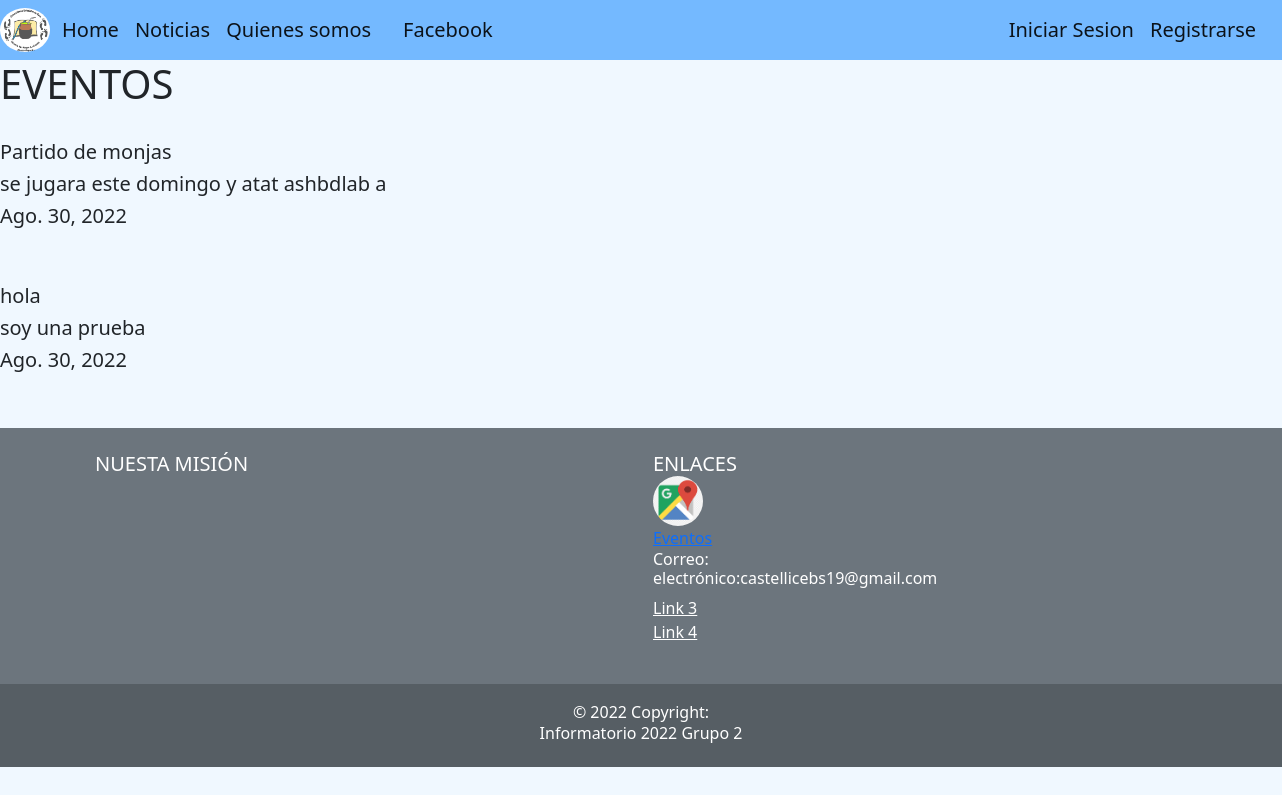
The page /Eventos/ on the database its author committed.
### apps/eventos/models.py (models this page shows)
class Eventos(models.Model):
	titulo = models.CharField(max_length = 120)
	fecha = models.DateField(auto_now_add = True)
	detalle = models.TextField()
	imagen = models.ImageField(upload_to = 'eventos', null=True, blank = True)
	def __str__(self):
		return self.titulo

### apps/eventos/views.py (the view)
# urls.py: path('', views.eventos, name = 'eventos_listar'),
def eventos(request):
	ctx = {}
	todos = Eventos.objects.all()
	print(todos)
	ctx['evento'] = todos
	return render(request,'eventos/eventos_listar.html',ctx)

### templates/eventos/eventos_listar.html (shortened to what this page needs)
{% extends 'base.html' %}
{% load static %}
{% block contenido %}
<h1>EVENTOS</h1>
 {% for n in evento%}
        <br>
        <h5>{{n.titulo}}<h5>
        <h5>{{n.detalle}}</h5>
        <h5>{{n.fecha}}</h5>
        <br>
    {% endfor %}
{% endblock contenido %}

### static/css/base.css (style rules this page uses)
body { background-color: aqua; }

### rows shown on the page
Eventos: titulo "Partido de monjas", detalle "se jugara este domingo y atat ashbdlab a", fecha "Ago. 30, 2022"
Eventos: titulo "hola", detalle "soy una prueba", fecha "Ago. 30, 2022"
